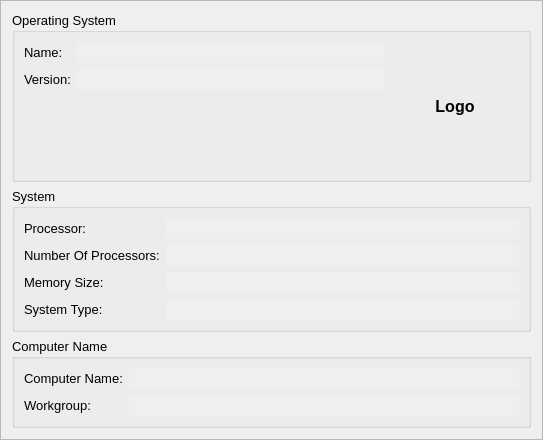
<?xml version="1.0" encoding="UTF-8"?>
<ui version="4.0">
 <class>FrameSystem</class>
 <widget class="QFrame" name="FrameSystem">
  <property name="geometry">
   <rect>
    <x>0</x>
    <y>0</y>
    <width>543</width>
    <height>417</height>
   </rect>
  </property>
  <property name="windowTitle">
   <string>Frame</string>
  </property>
  <property name="frameShape">
   <enum>QFrame::StyledPanel</enum>
  </property>
  <property name="frameShadow">
   <enum>QFrame::Raised</enum>
  </property>
  <layout class="QVBoxLayout" name="verticalLayout_2">
   <item>
    <widget class="QGroupBox" name="groupBox">
     <property name="font">
      <font>
       <pointsize>10</pointsize>
       <weight>50</weight>
       <bold>false</bold>
      </font>
     </property>
     <property name="title">
      <string>Operating System</string>
     </property>
     <property name="flat">
      <bool>true</bool>
     </property>
     <layout class="QHBoxLayout" name="horizontalLayout">
      <item>
       <layout class="QVBoxLayout" name="verticalLayout">
        <item>
         <layout class="QGridLayout" name="gridLayout">
          <item row="0" column="0">
           <widget class="QLabel" name="label_4">
            <property name="font">
             <font>
              <weight>50</weight>
              <bold>false</bold>
             </font>
            </property>
            <property name="text">
             <string>Name:</string>
            </property>
           </widget>
          </item>
          <item row="0" column="1">
           <widget class="QLineEdit" name="lineEditOSName">
            <property name="enabled">
             <bool>false</bool>
            </property>
            <property name="font">
             <font>
              <weight>50</weight>
              <bold>false</bold>
             </font>
            </property>
            <property name="frame">
             <bool>false</bool>
            </property>
            <property name="readOnly">
             <bool>false</bool>
            </property>
           </widget>
          </item>
          <item row="1" column="0">
           <widget class="QLabel" name="label_5">
            <property name="font">
             <font>
              <weight>50</weight>
              <bold>false</bold>
             </font>
            </property>
            <property name="text">
             <string>Version:</string>
            </property>
           </widget>
          </item>
          <item row="1" column="1">
           <widget class="QLineEdit" name="lineEditOSVersion">
            <property name="enabled">
             <bool>false</bool>
            </property>
            <property name="font">
             <font>
              <weight>50</weight>
              <bold>false</bold>
             </font>
            </property>
            <property name="frame">
             <bool>false</bool>
            </property>
            <property name="readOnly">
             <bool>false</bool>
            </property>
           </widget>
          </item>
         </layout>
        </item>
        <item>
         <spacer name="verticalSpacer_2">
          <property name="orientation">
           <enum>Qt::Vertical</enum>
          </property>
          <property name="sizeHint" stdset="0">
           <size>
            <width>20</width>
            <height>40</height>
           </size>
          </property>
         </spacer>
        </item>
       </layout>
      </item>
      <item>
       <widget class="QLabel" name="labelLogo">
        <property name="sizePolicy">
         <sizepolicy hsizetype="Fixed" vsizetype="Fixed">
          <horstretch>0</horstretch>
          <verstretch>0</verstretch>
         </sizepolicy>
        </property>
        <property name="minimumSize">
         <size>
          <width>128</width>
          <height>128</height>
         </size>
        </property>
        <property name="maximumSize">
         <size>
          <width>128</width>
          <height>128</height>
         </size>
        </property>
        <property name="font">
         <font>
          <pointsize>12</pointsize>
          <weight>75</weight>
          <bold>true</bold>
         </font>
        </property>
        <property name="frameShape">
         <enum>QFrame::NoFrame</enum>
        </property>
        <property name="text">
         <string>Logo</string>
        </property>
        <property name="alignment">
         <set>Qt::AlignCenter</set>
        </property>
       </widget>
      </item>
     </layout>
    </widget>
   </item>
   <item>
    <widget class="QGroupBox" name="groupBox_3">
     <property name="sizePolicy">
      <sizepolicy hsizetype="Preferred" vsizetype="Fixed">
       <horstretch>0</horstretch>
       <verstretch>0</verstretch>
      </sizepolicy>
     </property>
     <property name="font">
      <font>
       <pointsize>10</pointsize>
       <weight>50</weight>
       <bold>false</bold>
      </font>
     </property>
     <property name="title">
      <string>System</string>
     </property>
     <property name="flat">
      <bool>true</bool>
     </property>
     <layout class="QGridLayout" name="gridLayout_2">
      <item row="0" column="0">
       <widget class="QLabel" name="label_6">
        <property name="font">
         <font>
          <weight>50</weight>
          <bold>false</bold>
         </font>
        </property>
        <property name="text">
         <string>Processor:</string>
        </property>
       </widget>
      </item>
      <item row="0" column="1">
       <widget class="QLineEdit" name="lineEditProcessor">
        <property name="enabled">
         <bool>false</bool>
        </property>
        <property name="font">
         <font>
          <weight>50</weight>
          <bold>false</bold>
         </font>
        </property>
        <property name="frame">
         <bool>false</bool>
        </property>
        <property name="readOnly">
         <bool>false</bool>
        </property>
       </widget>
      </item>
      <item row="1" column="0">
       <widget class="QLabel" name="label_7">
        <property name="font">
         <font>
          <weight>50</weight>
          <bold>false</bold>
         </font>
        </property>
        <property name="text">
         <string>Number Of Processors:</string>
        </property>
       </widget>
      </item>
      <item row="1" column="1">
       <widget class="QLineEdit" name="lineEditNumProcessors">
        <property name="enabled">
         <bool>false</bool>
        </property>
        <property name="font">
         <font>
          <weight>50</weight>
          <bold>false</bold>
         </font>
        </property>
        <property name="frame">
         <bool>false</bool>
        </property>
        <property name="readOnly">
         <bool>false</bool>
        </property>
       </widget>
      </item>
      <item row="2" column="0">
       <widget class="QLabel" name="label_8">
        <property name="font">
         <font>
          <weight>50</weight>
          <bold>false</bold>
         </font>
        </property>
        <property name="text">
         <string>Memory Size:</string>
        </property>
       </widget>
      </item>
      <item row="2" column="1">
       <widget class="QLineEdit" name="lineEditMemorySize">
        <property name="enabled">
         <bool>false</bool>
        </property>
        <property name="font">
         <font>
          <weight>50</weight>
          <bold>false</bold>
         </font>
        </property>
        <property name="frame">
         <bool>false</bool>
        </property>
        <property name="readOnly">
         <bool>false</bool>
        </property>
       </widget>
      </item>
      <item row="3" column="0">
       <widget class="QLabel" name="label_9">
        <property name="font">
         <font>
          <weight>50</weight>
          <bold>false</bold>
         </font>
        </property>
        <property name="text">
         <string>System Type:</string>
        </property>
       </widget>
      </item>
      <item row="3" column="1">
       <widget class="QLineEdit" name="lineEditSystemType">
        <property name="enabled">
         <bool>false</bool>
        </property>
        <property name="font">
         <font>
          <weight>50</weight>
          <bold>false</bold>
         </font>
        </property>
        <property name="frame">
         <bool>false</bool>
        </property>
        <property name="readOnly">
         <bool>false</bool>
        </property>
       </widget>
      </item>
     </layout>
    </widget>
   </item>
   <item>
    <widget class="QGroupBox" name="groupBox_2">
     <property name="sizePolicy">
      <sizepolicy hsizetype="Preferred" vsizetype="Fixed">
       <horstretch>0</horstretch>
       <verstretch>0</verstretch>
      </sizepolicy>
     </property>
     <property name="font">
      <font>
       <pointsize>10</pointsize>
       <weight>50</weight>
       <bold>false</bold>
      </font>
     </property>
     <property name="title">
      <string>Computer Name</string>
     </property>
     <property name="flat">
      <bool>true</bool>
     </property>
     <layout class="QGridLayout" name="gridLayout_3">
      <item row="0" column="0">
       <widget class="QLabel" name="label_2">
        <property name="font">
         <font>
          <weight>50</weight>
          <bold>false</bold>
         </font>
        </property>
        <property name="text">
         <string>Computer Name:</string>
        </property>
       </widget>
      </item>
      <item row="0" column="1">
       <widget class="QLineEdit" name="lineEditComputerName">
        <property name="enabled">
         <bool>false</bool>
        </property>
        <property name="font">
         <font>
          <weight>50</weight>
          <bold>false</bold>
         </font>
        </property>
        <property name="frame">
         <bool>false</bool>
        </property>
        <property name="readOnly">
         <bool>false</bool>
        </property>
       </widget>
      </item>
      <item row="1" column="0">
       <widget class="QLabel" name="label_3">
        <property name="font">
         <font>
          <weight>50</weight>
          <bold>false</bold>
         </font>
        </property>
        <property name="text">
         <string>Workgroup:</string>
        </property>
       </widget>
      </item>
      <item row="1" column="1">
       <widget class="QLineEdit" name="lineEditWorkgroup">
        <property name="enabled">
         <bool>false</bool>
        </property>
        <property name="font">
         <font>
          <weight>50</weight>
          <bold>false</bold>
         </font>
        </property>
        <property name="frame">
         <bool>false</bool>
        </property>
        <property name="readOnly">
         <bool>false</bool>
        </property>
       </widget>
      </item>
     </layout>
    </widget>
   </item>
  </layout>
 </widget>
 <resources/>
 <connections/>
</ui>
